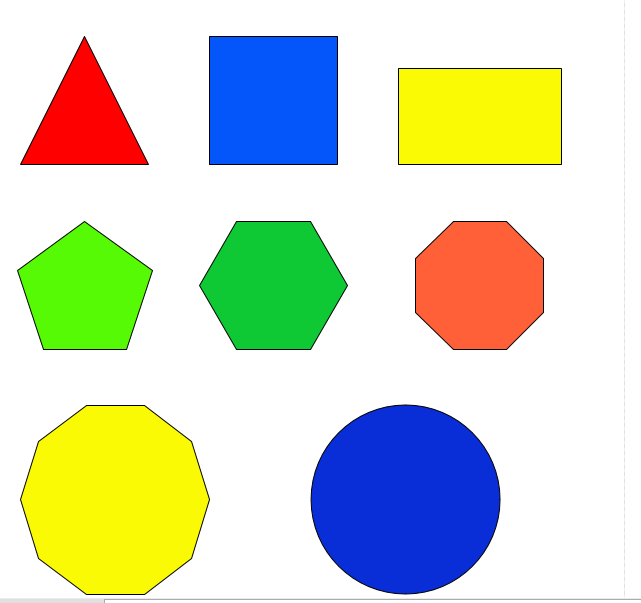
#> input picture Entregable 4/figuras.PNG, 641 x 603 px, given in place of the camera
$ python Mejora.py
#> lines starting #> are read from the running program, lines starting #| are printed output that depends on the picture; after the words box and inside, x2 and y2 are one past the last pixel; in counts of white or black regions, pixels touching at a corner belong together
# -*- coding: utf-8 -*-
"""
Elaborado por:
    Avila Zambrano Ellim
    Parado Sulca Yurgen
    Rodriguez Manuelo Jhoelver
"""

import numpy as np
import cv2

def rastrearColores(aislarColor, color):
    contornos,_=cv2.findContours(aislarColor, cv2.RETR_EXTERNAL, cv2.CHAIN_APPROX_SIMPLE)
    for i in contornos:
        area=cv2.contourArea(i)
        if area>3000:
             quitarRuido=cv2.convexHull(i)
             cv2.drawContours(fotograma, [quitarRuido], 0, color,3)
           # cv2.drawContours(fotograma, [i], 0, color,3)


conexionCamara=cv2.VideoCapture(0)

azulInicio=np.array([110,90,30],np.uint8)
azulFin=np.array([126,255,255],np.uint8)

rojoInicio=np.array([0,90,30],np.uint8)
rojoFin=np.array([7,255,255],np.uint8)

verdeInicio=np.array([40,90,30],np.uint8)
verdeFin=np.array([75,255,255],np.uint8)

amarilloInicio=np.array([15,90,30],np.uint8)
amarilloFin=np.array([45,255,255],np.uint8)


while(conexionCamara.isOpened()):

    recibe,fotograma=conexionCamara.read()#Se obtienen lecturas de la webcam
#> fotograma is the input picture: shape (603, 641, 3); mean B, G, R 194.2, 216.7, 209.7
    if recibe==True:  #Si se reciben imágenes inicia el proceso

        colorConvertido=cv2.cvtColor(fotograma, cv2.COLOR_BGR2HSV)
#> colorConvertido: shape (603, 641, 3); mean H, S, V 20.6, 84.7, 246.5
        aislarRojo=cv2.inRange(colorConvertido, rojoInicio, rojoFin)
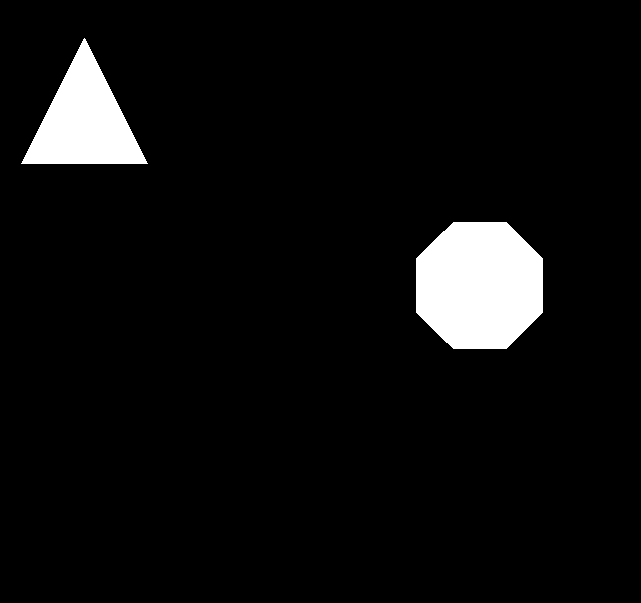
#> aislarRojo: shape (603, 641); 5.6% white; 2 white regions, box (x1, y1, x2, y2) and area: (416, 222, 543, 349) 13450, (21, 38, 148, 164) 8064
        aislarAzul=cv2.inRange(colorConvertido, azulInicio, azulFin)
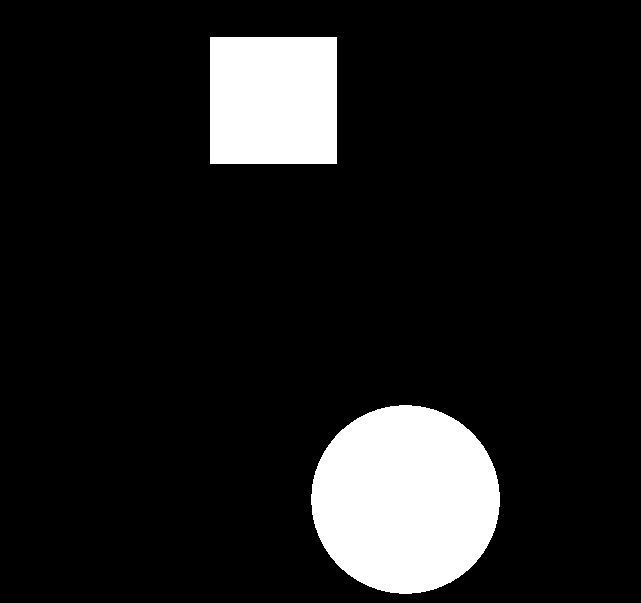
#> aislarAzul: shape (603, 641); 11.4% white; 2 white regions, box (x1, y1, x2, y2) and area: (311, 405, 500, 594) 27922, (210, 37, 337, 164) 16129
        aislarAmarillo=cv2.inRange(colorConvertido, amarilloInicio, amarilloFin)
#> aislarAmarillo: shape (603, 641); 11.1% white; 2 white regions, box (x1, y1, x2, y2) and area: (21, 406, 209, 594) 27494, (399, 69, 561, 164) 15390
        aislarVerde=cv2.inRange(colorConvertido, verdeInicio, verdeFin)
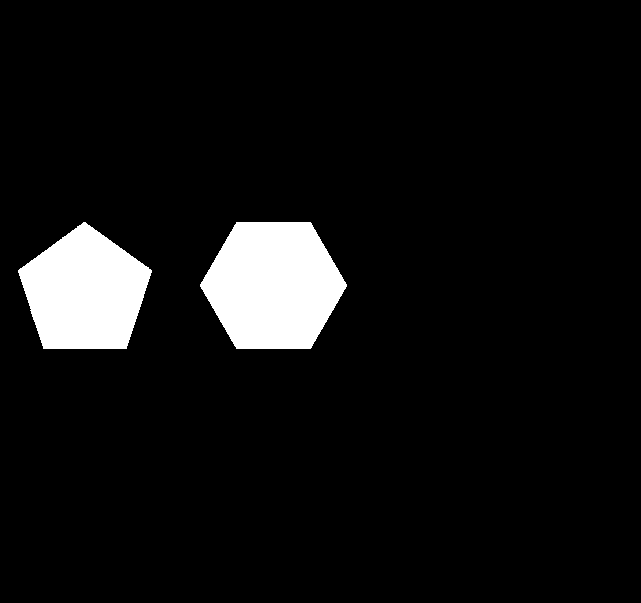
#> aislarVerde: shape (603, 641); 6.7% white; 2 white regions
        rastrearColores(aislarRojo, (0,0,255))
#> in rastrearColores, `contornos,_=cv2.findContours(aislarColor, cv2.RETR_EXTERNAL, cv2.CHAIN..`: contornos = 2 contours; box (x1, y1, x2, y2) and area: (416, 222, 543, 349) 13269, (21, 38, 148, 164) 7875
#> the loop in rastrearColores, `for i in contornos:` made 2 passes
#> area on passes 1 to 2: 13269, 7875
#> after the loop in rastrearColores, `for i in contornos:`:
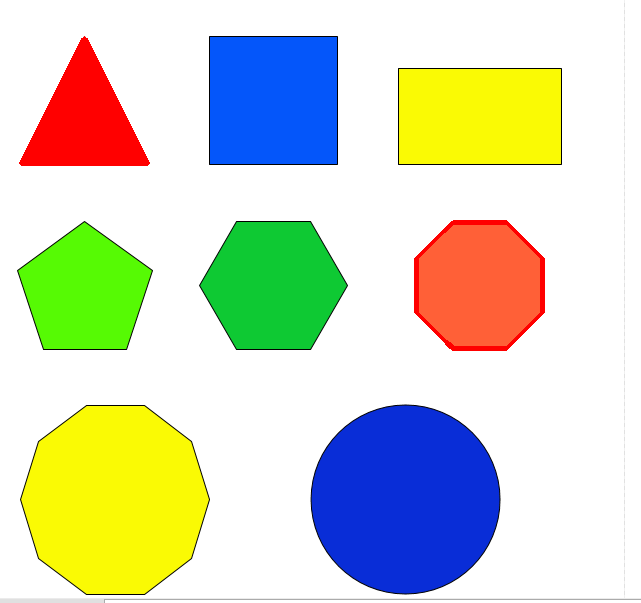
#> fotograma: shape (603, 641, 3); 0.77% of pixels changed, all inside (x1, y1, x2, y2) = (19, 36, 545, 351)
        rastrearColores(aislarAzul, (255,0,0))
#> call 2 of rastrearColores, with color = (255, 0, 0)
#> in rastrearColores (call 2), `contornos,_=cv2.findContours(aislarColor, cv2.RETR_EXTERNAL, cv2.CHAIN..`: contornos = 2 contours; box (x1, y1, x2, y2) and area: (311, 405, 500, 594) 27655, (210, 37, 337, 164) 15876
#> the loop in rastrearColores (call 2), `for i in contornos:` made 2 passes
#> (i, area, quitarRuido) on pass 2: ([[210, 37], [210, 163], [336, 163], [336, 37]], 15876, [[336, 37], [336, 163], [210, 163], [210, 37]])
#> area on pass 1: 27655
#> after the loop in rastrearColores (call 2), `for i in contornos:`:
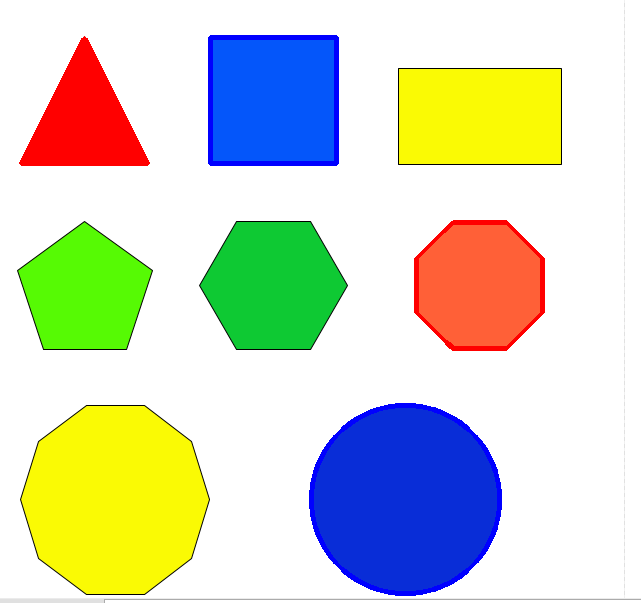
#> fotograma: shape (603, 641, 3); 1.39% of pixels changed, all inside (x1, y1, x2, y2) = (208, 35, 502, 596)
        rastrearColores(aislarAmarillo, (0,255,255))
#> call 3 of rastrearColores, with color = (0, 255, 255)
#> in rastrearColores (call 3), `contornos,_=cv2.findContours(aislarColor, cv2.RETR_EXTERNAL, cv2.CHAIN..`: contornos = 2 contours; box (x1, y1, x2, y2) and area: (21, 406, 209, 594) 27225, (399, 69, 561, 164) 15134
#> the loop in rastrearColores (call 3), `for i in contornos:` made 2 passes
#> (i, area, quitarRuido) on pass 2: ([[399, 69], [399, 163], [560, 163], [560, 69]], 15134, [[560, 69], [560, 163], [399, 163], [399, 69]])
#> area on pass 1: 27225
#> after the loop in rastrearColores (call 3), `for i in contornos:`:
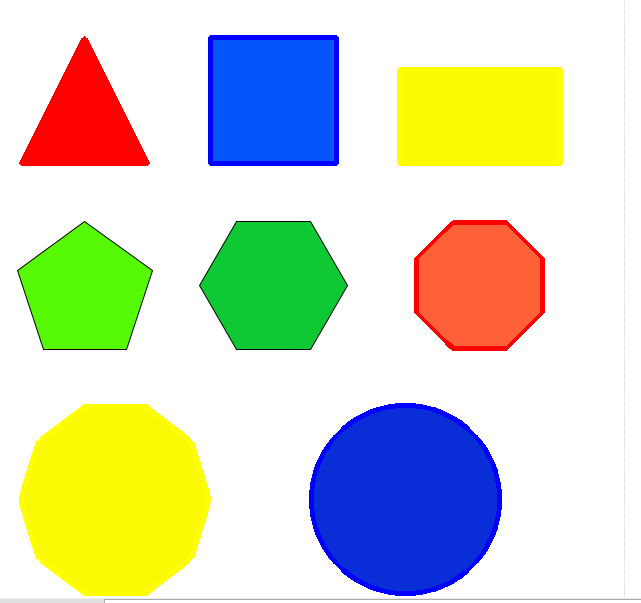
#> fotograma: shape (603, 641, 3); 1.45% of pixels changed, all inside (x1, y1, x2, y2) = (19, 67, 563, 596)
        rastrearColores(aislarVerde, (0,255,0))
#> call 4 of rastrearColores, with color = (0, 255, 0)
#> in rastrearColores (call 4), `contornos,_=cv2.findContours(aislarColor, cv2.RETR_EXTERNAL, cv2.CHAIN..`: contornos = 2 contours; box (x1, y1, x2, y2) and area: (200, 222, 347, 349) 13892, (18, 222, 152, 349) 11650
#> the loop in rastrearColores (call 4), `for i in contornos:` made 2 passes
#> area on passes 1 to 2: 13892, 11650.5
#> after the loop in rastrearColores (call 4), `for i in contornos:`:
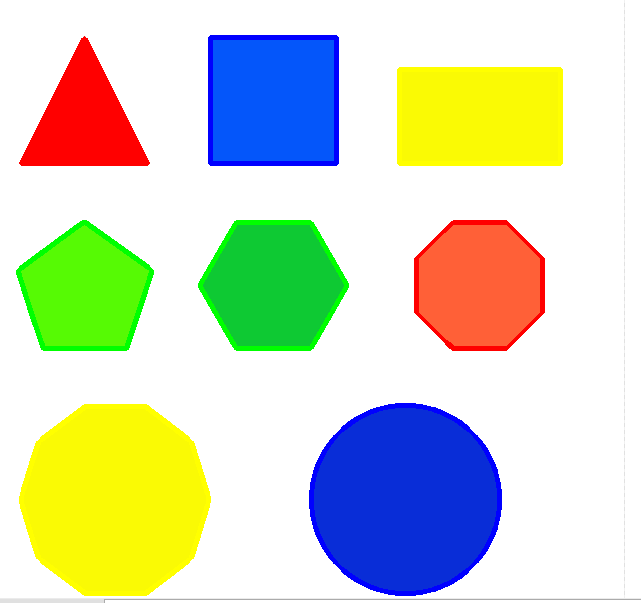
#> fotograma: shape (603, 641, 3); 1.11% of pixels changed, all inside (x1, y1, x2, y2) = (16, 220, 349, 351)
        cv2.imshow('ventana', fotograma)

        if cv2.waitKey(1) & 0xFF ==ord('s'):
#> (key Esc is pressed here)
            break

conexionCamara.release()
cv2.destroyAllWindows()
